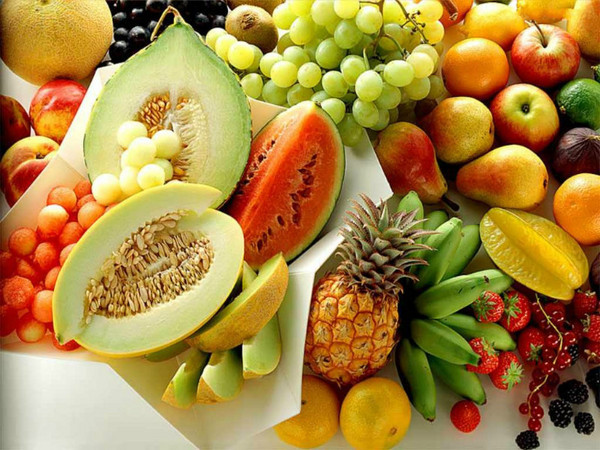
//> input picture resources/5canny.jpg, 600 x 450 px
$ ./05_canny边缘检测   (built with g++ and OpenCV 4)
//> lines starting //> are read from the running program, lines starting //| are printed output that depends on the picture
#include <opencv2/highgui/highgui.hpp>
#include <opencv2/imgproc/imgproc.hpp>
#include <iostream>

using namespace cv;
using namespace std;

int main()
{
	// 原图
	Mat srcImage = imread("../resources/5canny.jpg");
//> srcImage is the input picture: 450 rows x 600 cols, CV_8UC3; mean B, G, R 65.6, 133.3, 167.6

	// 模糊一下
	Mat blurImage;
	blur(srcImage,blurImage,Size(3,3)); // 小卷积核模糊

	// 转灰度图
	Mat greyImage;
	cvtColor(blurImage, greyImage, COLOR_BGR2GRAY);
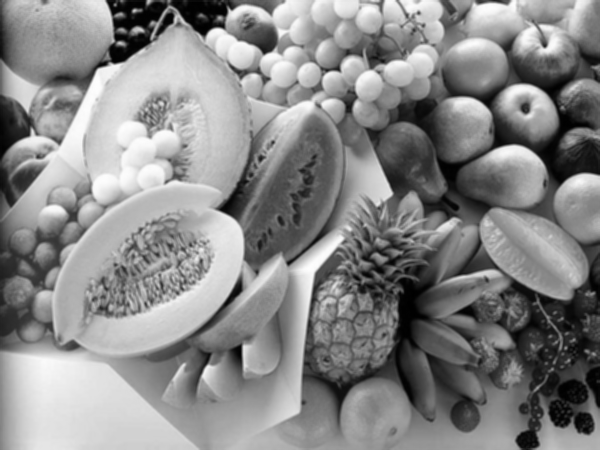
//> greyImage: 450 rows x 600 cols, CV_8UC1; min 0, max 254, mean 135.8

	// Canny边缘检测
	Mat result;
	// 灰度梯度大于maxVal为边缘；小于minVal不为边缘；位于二者之间看与边缘相连则为边缘。
	Canny(greyImage, result, 3, 9, 3); //阈值 minVal 和 maxVal, kernel_size.
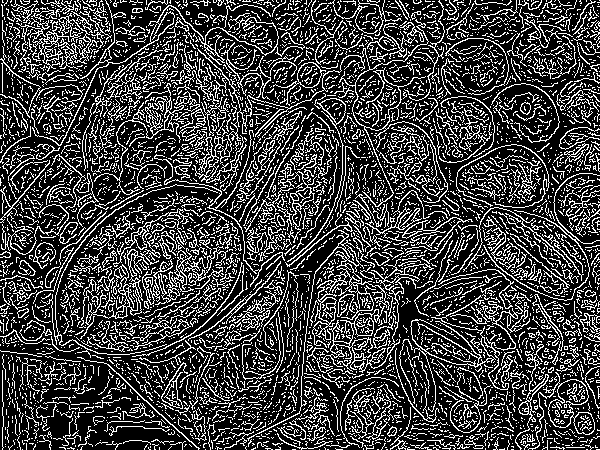
//> result: 450 rows x 600 cols, CV_8UC1; 25.4% white in thin lines or dots
	cvtColor(result, result, COLOR_GRAY2BGR);
//> result: 450 rows x 600 cols, CV_8UC3; 25.4% white in thin lines or dots

	// 拼接
	Mat hresult;
	vector<Mat> hImage;
	hImage.push_back(srcImage);
	hImage.push_back(result);
	hconcat(hImage, hresult);
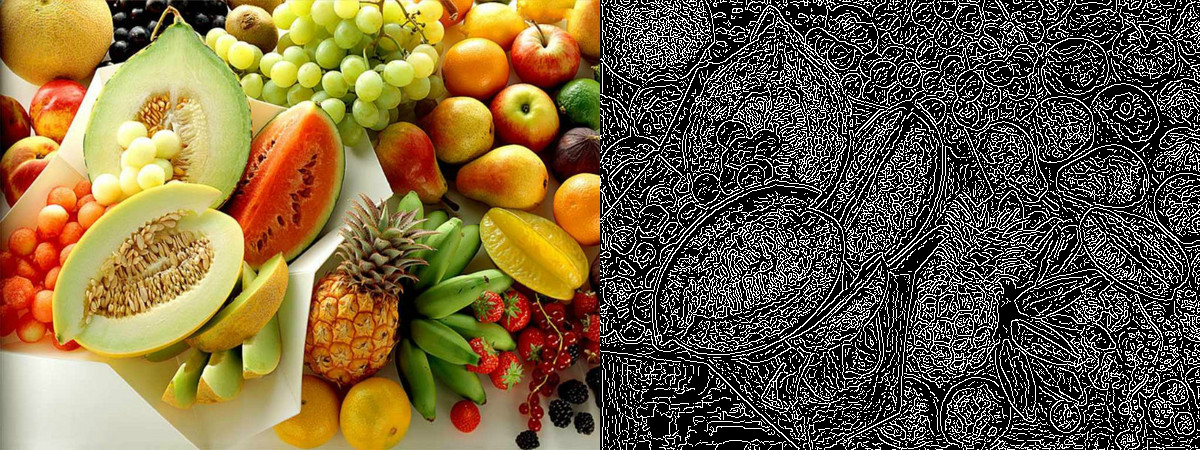
//> hresult: 450 rows x 1200 cols, CV_8UC3; mean B, G, R 65.1, 99, 116.1

	// 下采样
	pyrDown(hresult, hresult);
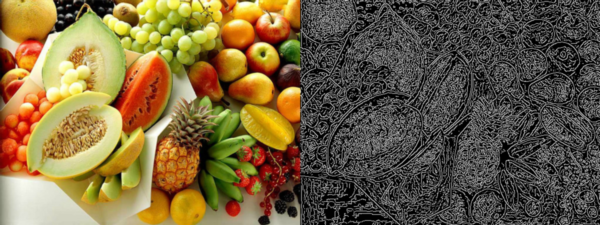
//> hresult: 225 rows x 600 cols, CV_8UC3; mean B, G, R 65.2, 99.1, 116.3

	// 显示
	imshow("Canny灰度图边缘检测", hresult);
	waitKey(0);
	destroyAllWindows();
	return 0;
}
